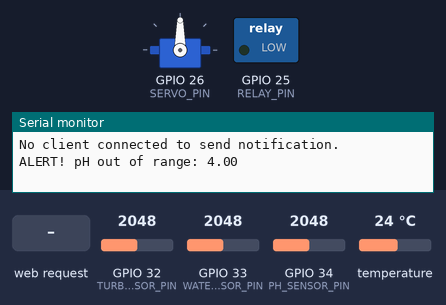
Bench run of a sketch on a simulated ESP32. Parts: servo, switched loads named in the sketch (green lamp = pin HIGH), the last lines printed to the serial monitor. The inputs (shaded band) are chosen by the test bench; at power-on: GPIO 33 (WATER_SENSOR_PIN) = 2048, temperature 24 °C, GPIO 32 (TURBIDITY_SENSOR_PIN) = 2048, GPIO 34 (PH_SENSOR_PIN) = 2048. WiFi joins after 1.5 s; servers stay silent unless stated.

Above: at 2.7 s.
2.8 s: GPIO 33 (WATER_SENSOR_PIN) set to 130
6.0 s: GPIO 33 (WATER_SENSOR_PIN) set to 114
At 7.9 s:
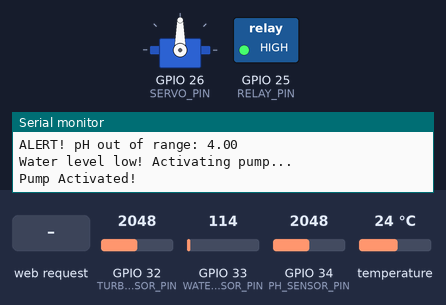
12.9 s: HTTP request GET /SEND_VALUES received
At 16.03 s:
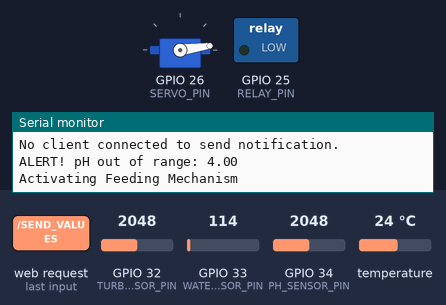
At 22.1 s:
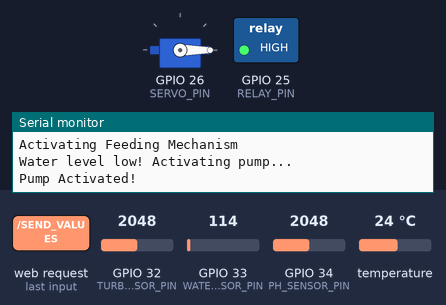
22.8 s: temperature set to 12 °C
Timing chart, 0 to 30.6 s (numbered marks = the images above; inputs shaded):
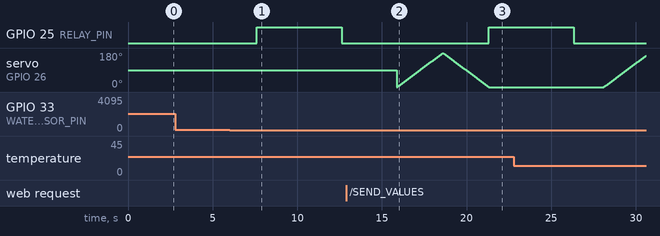

Measured:
- the behaviour switches between 125 and 124 on GPIO 33 (WATER_SENSOR_PIN) (found by bisection; images 0 and 1)
- after the input at 6.0 s, GPIO 25 (RELAY_PIN): LOW → HIGH after 1.6 s, → LOW 5.0 s later; servo on GPIO 26 (SERVO_PIN): stops changing and stays 90°
- after the input at 12.9 s, GPIO 25 (RELAY_PIN): LOW → HIGH after 8.4 s instead of 6.9 s

The sketch:

code.ino
```cpp
#include <WiFi.h>
#include <OneWire.h>
#include <DallasTemperature.h>
#include <ESP32Servo.h> // ESP32-compatible Servo library

// Wi-Fi Credentials
const char* ssid = "YourWiFiSSID"; // Replace with your Wi-Fi SSID
const char* password = "YourWiFiPassword"; // Replace with your Wi-Fi password

// TCP Server Configuration
WiFiServer server(8080); // TCP server on port 8080
WiFiClient client;

// Sensor Pins
#define TEMP_SENSOR_PIN 4
#define TURBIDITY_SENSOR_PIN 32
#define WATER_SENSOR_PIN 33
#define PH_SENSOR_PIN 34

// Relay and Servo Pins
#define RELAY_PIN 25
#define SERVO_PIN 26

// Ideal Ranges
const float idealTempMin = 24.0; // °C
const float idealTempMax = 27.0; // °C
const float idealPHMin = 6.5;    // pH
const float idealPHMax = 8.0;    // pH

// Temperature Sensor Setup
OneWire oneWire(TEMP_SENSOR_PIN);
DallasTemperature tempSensor(&oneWire);

// Servo Control
Servo feedingServo;

void setup() {
  // Serial Monitor
  Serial.begin(115200);

  // Initialize Wi-Fi
  connectWiFi();

  // Start TCP Server
  server.begin();

  // Sensor Initialization
  tempSensor.begin();
  pinMode(TURBIDITY_SENSOR_PIN, INPUT);
  pinMode(WATER_SENSOR_PIN, INPUT);
  pinMode(PH_SENSOR_PIN, INPUT);

  // Relay and Servo Initialization
  pinMode(RELAY_PIN, OUTPUT);
  digitalWrite(RELAY_PIN, LOW); // Ensure relay is OFF initially
  feedingServo.attach(SERVO_PIN); // Attach the servo to SERVO_PIN

  Serial.println("Smart Aquarium System Initialized!");
}

void connectWiFi() {
  Serial.print("Connecting to Wi-Fi");
  WiFi.begin(ssid, password);
  while (WiFi.status() != WL_CONNECTED) {
    delay(500);
    Serial.print(".");
  }
  Serial.println("\nWi-Fi Connected!");
}

void loop() {
  // Check for Incoming Client Connections
  client = server.available();
  if (client) {
    Serial.println("Client Connected!");
    while (client.connected()) {
      if (client.available()) {
        String message = client.readStringUntil('\n');
        message.trim(); // Remove extra whitespace
        Serial.println("Received Message: " + message);

        // Respond to Specific Command
        if (message.equalsIgnoreCase("SEND_VALUES")) {
          sendSensorValues();
        } else {
          client.println("Unknown Command! Send 'SEND_VALUES' to receive sensor data.");
        }
      }
    }
    client.stop();
    Serial.println("Client Disconnected!");
  }

  // Perform Regular Aquarium Tasks
  unsigned long currentTime = millis();
  performRegularTasks(currentTime);
}

void performRegularTasks(unsigned long currentTime) {
  // Read Sensors
  float temperature = readTemperature();
  float turbidity = readTurbidity();
  float waterLevel = readWaterLevel();
  float pH = readPH();

  // Print Sensor Readings
  Serial.print("Temperature: ");
  Serial.print(temperature);
  Serial.print(" °C | Turbidity: ");
  Serial.print(turbidity);
  Serial.print(" NTU | Water Level: ");
  Serial.print(waterLevel);
  Serial.print(" cm | pH: ");
  Serial.println(pH);

  // Check Ideal Ranges and Notify
  checkTemperatureRange(temperature);
  checkPHRange(pH);

  // Trigger Feeding Mechanism Every Interval
  const unsigned long interval = 10000; // 10 seconds interval for feeding mechanism
  static unsigned long previousTime = 0;
  if (currentTime - previousTime >= interval) {
    previousTime = currentTime;
    Serial.println("Activating Feeding Mechanism");
    rotateServo();
  }

  // Auto Pump Control (e.g., if water level goes below a threshold)
  if (waterLevel < 10.0) { // Example condition
    Serial.println("Water level low! Activating pump...");
    activatePump();
  }

  delay(1000); // Delay for stability
}

// Send Sensor Values to TCP Client
void sendSensorValues() {
  float temperature = readTemperature();
  float turbidity = readTurbidity();
  float waterLevel = readWaterLevel();
  float pH = readPH();

  String data = "Temperature: " + String(temperature) + " °C\n" +
                "Turbidity: " + String(turbidity) + " NTU\n" +
                "Water Level: " + String(waterLevel) + " cm\n" +
                "pH: " + String(pH);

  client.println(data); // Send data back to client
  Serial.println("Sensor Values Sent to Client:\n" + data);
}

// Sensor Read Functions
float readTemperature() {
  tempSensor.requestTemperatures();
  return tempSensor.getTempCByIndex(0); // Read temperature
}

float readTurbidity() {
  int sensorValue = analogRead(TURBIDITY_SENSOR_PIN);
  float voltage = sensorValue * (3.3 / 4095.0); // 12-bit ADC
  return map(voltage, 0, 3.3, 0, 3000); // Example mapping
}

float readWaterLevel() {
  int sensorValue = analogRead(WATER_SENSOR_PIN);
  float voltage = sensorValue * (3.3 / 4095.0); // 12-bit ADC
  return voltage * 100; // Example scaling for water level in cm
}

float readPH() {
  int sensorValue = analogRead(PH_SENSOR_PIN);
  float voltage = sensorValue * (3.3 / 4095.0); // 12-bit ADC
  return map(voltage, 0, 3.3, 0, 14); // Example pH mapping
}

// Check Ideal Temperature Range
void checkTemperatureRange(float temperature) {
  if (temperature < idealTempMin || temperature > idealTempMax) {
    String message = "ALERT! Temperature out of range: " + String(temperature) + " °C";
    sendNotification(message);
    Serial.println(message);
  }
}

// Check Ideal pH Range
void checkPHRange(float pH) {
  if (pH < idealPHMin || pH > idealPHMax) {
    String message = "ALERT! pH out of range: " + String(pH);
    sendNotification(message);
    Serial.println(message);
  }
}

// Servo Control
void rotateServo() {
  for (int pos = 0; pos <= 180; pos++) {
    feedingServo.write(pos); // Move to the specified position
    delay(15);
  }
  for (int pos = 180; pos >= 0; pos--) {
    feedingServo.write(pos); // Return to the initial position
    delay(15);
  }
}

// Pump Control
void activatePump() {
  digitalWrite(RELAY_PIN, HIGH); // Turn ON pump
  Serial.println("Pump Activated!");
  delay(5000); // Pump ON for 5 seconds
  digitalWrite(RELAY_PIN, LOW); // Turn OFF pump
  Serial.println("Pump Deactivated!");
}

// Send Notification via TCP
void sendNotification(String message) {
  if (client.connected()) { // Send to connected TCP client
    client.println(message);
    Serial.println("Notification sent: " + message);
  } else {
    Serial.println("No client connected to send notification.");
  }
}
```
